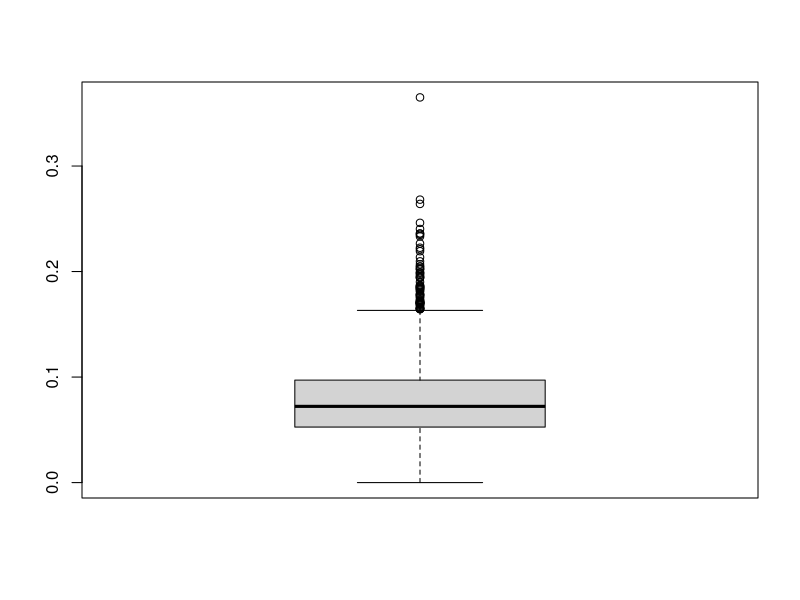

Generate this figure with R: (Note: this script raises an error after producing the figure.)
library(readr)
model_data <- read_csv("models/model_data.csv")
model_data_na <- na.omit(model_data)

summary(model_data_na$spatialmismatch)
boxplot(model_data_na$spatialmismatch)

#cut off at 3rd quartile (.1)
cat_data <- model_data_na %>%
  mutate(high = spatialmismatch>0.07225)

cat_data$high <- as.numeric(cat_data$high)

#plots will contain warnings but it's just for initial observations and not final model 
plot(jitter(high,amount=.05) ~ spanish, data = cat_data, family = "binomial")
plot(jitter(high,amount=.05) ~ median_household_income, data = cat_data, family = "binomial")
plot(jitter(high,amount=.05) ~ above_bach, data = cat_data, family = "binomial")
plot(high~above_bach, data = cat_data, family = "binomial")
plot(jitter(high,amount=.05) ~ below_bach, data = cat_data, family = "binomial")
plot(jitter(high,amount=.05) ~ bach_interact, data = cat_data, family = "binomial")
plot(jitter(high,amount=.05) ~ phd, data = cat_data, family = "binomial")
plot(jitter(high,amount=.05) ~ white, data = cat_data, family = "binomial")
plot(jitter(high,amount=.05) ~ nonwhite, data = cat_data, family = "binomial")
plot(jitter(high,amount=.05) ~ people_per_sqmi, data = cat_data, family = "binomial")
plot(jitter(high,amount=.05) ~ english_better, data = cat_data, family = "binomial")

m1 <- glm(high~spanish + median_household_income + below_bach + above_bach + bach_interact + phd + white + nonwhite 
          + people_per_sqmi + english_better, data = cat_data, family = "binomial")
summary(m1)

m2 <- glm(high~median_household_income + above_bach + bach_interact + phd + white, data = cat_data, family = "binomial")
summary(m2)

G = m2$deviance - m1$deviance
Gdf = m2$df.residual - m1$df.residual
pchisq(G, df = Gdf, lower.tail = F)

addmargins(table(cat_data$high, as.numeric(m2$fitted.values >= .5)))
(addmargins(table(cat_data$high, as.numeric(m2$fitted.values >= .5)))[1,1] + 
  addmargins(table(cat_data$high, as.numeric(m2$fitted.values >= .5)))[2,2])/
  addmargins(table(cat_data$high, as.numeric(m2$fitted.values >= .5)))[3,3]
